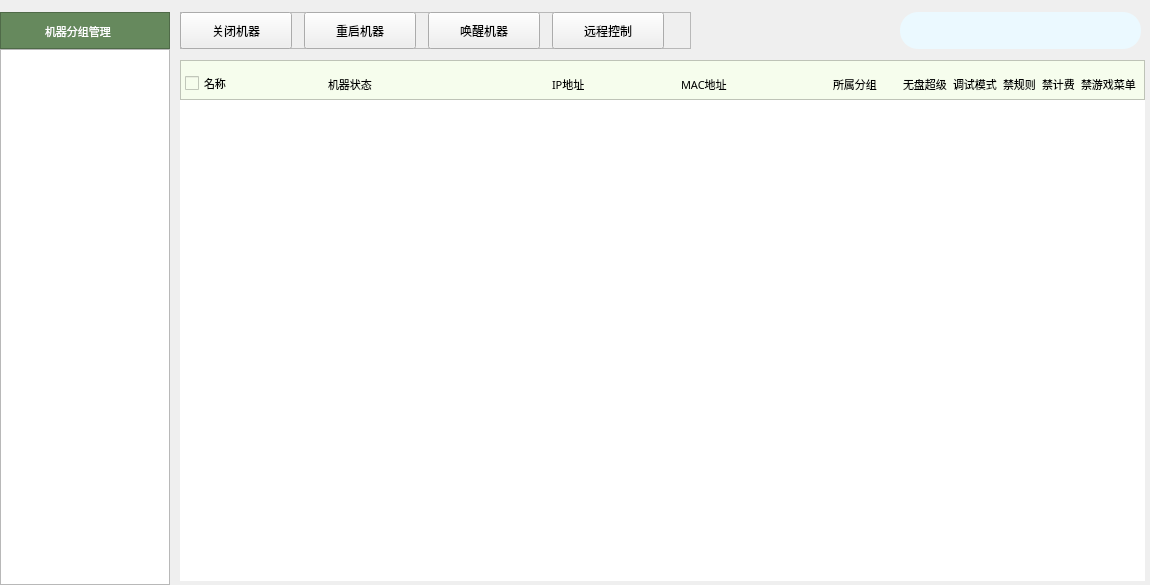
<?xml version="1.0" encoding="UTF-8"?>
<ui version="4.0">
 <class>AgentManWidget</class>
 <widget class="QWidget" name="AgentManWidget">
  <property name="geometry">
   <rect>
    <x>0</x>
    <y>0</y>
    <width>1150</width>
    <height>585</height>
   </rect>
  </property>
  <property name="windowTitle">
   <string>Form</string>
  </property>
  <widget class="QListWidget" name="customListWidget">
   <property name="geometry">
    <rect>
     <x>180</x>
     <y>100</y>
     <width>965</width>
     <height>481</height>
    </rect>
   </property>
   <property name="styleSheet">
    <string notr="true">border: none;</string>
   </property>
  </widget>
  <widget class="QListWidget" name="groupListWidget">
   <property name="geometry">
    <rect>
     <x>0</x>
     <y>49</y>
     <width>170</width>
     <height>536</height>
    </rect>
   </property>
   <property name="styleSheet">
    <string notr="true"/>
   </property>
  </widget>
  <widget class="QFrame" name="groupTitleFrame">
   <property name="geometry">
    <rect>
     <x>0</x>
     <y>12</y>
     <width>170</width>
     <height>37</height>
    </rect>
   </property>
   <property name="styleSheet">
    <string notr="true">background-color: #66895D;</string>
   </property>
   <property name="frameShape">
    <enum>QFrame::StyledPanel</enum>
   </property>
   <property name="frameShadow">
    <enum>QFrame::Raised</enum>
   </property>
   <widget class="QLabel" name="label">
    <property name="geometry">
     <rect>
      <x>45</x>
      <y>9</y>
      <width>101</width>
      <height>21</height>
     </rect>
    </property>
    <property name="font">
     <font>
      <family>Microsoft YaHei</family>
      <pointsize>8</pointsize>
     </font>
    </property>
    <property name="styleSheet">
     <string notr="true">color: white;</string>
    </property>
    <property name="text">
     <string>机器分组管理</string>
    </property>
   </widget>
   <widget class="QLabel" name="label_2">
    <property name="geometry">
     <rect>
      <x>20</x>
      <y>10</y>
      <width>19</width>
      <height>19</height>
     </rect>
    </property>
    <property name="text">
     <string/>
    </property>
    <property name="pixmap">
     <pixmap resource="../image.qrc">:/res/image/agentMan/group_icon.png</pixmap>
    </property>
   </widget>
  </widget>
  <widget class="QFrame" name="toolbarFrame">
   <property name="geometry">
    <rect>
     <x>180</x>
     <y>12</y>
     <width>511</width>
     <height>37</height>
    </rect>
   </property>
   <property name="frameShape">
    <enum>QFrame::StyledPanel</enum>
   </property>
   <property name="frameShadow">
    <enum>QFrame::Raised</enum>
   </property>
   <widget class="QPushButton" name="pushButton">
    <property name="geometry">
     <rect>
      <x>0</x>
      <y>0</y>
      <width>112</width>
      <height>37</height>
     </rect>
    </property>
    <property name="font">
     <font>
      <family>Microsoft YaHei</family>
     </font>
    </property>
    <property name="styleSheet">
     <string notr="true"/>
    </property>
    <property name="text">
     <string>关闭机器</string>
    </property>
   </widget>
   <widget class="QPushButton" name="pushButton_2">
    <property name="geometry">
     <rect>
      <x>124</x>
      <y>0</y>
      <width>112</width>
      <height>37</height>
     </rect>
    </property>
    <property name="font">
     <font>
      <family>Microsoft YaHei</family>
     </font>
    </property>
    <property name="styleSheet">
     <string notr="true"/>
    </property>
    <property name="text">
     <string>重启机器</string>
    </property>
   </widget>
   <widget class="QPushButton" name="pushButton_3">
    <property name="geometry">
     <rect>
      <x>248</x>
      <y>0</y>
      <width>112</width>
      <height>37</height>
     </rect>
    </property>
    <property name="font">
     <font>
      <family>Microsoft YaHei</family>
     </font>
    </property>
    <property name="styleSheet">
     <string notr="true"/>
    </property>
    <property name="text">
     <string>唤醒机器</string>
    </property>
   </widget>
   <widget class="QPushButton" name="pushButton_4">
    <property name="geometry">
     <rect>
      <x>372</x>
      <y>0</y>
      <width>112</width>
      <height>37</height>
     </rect>
    </property>
    <property name="font">
     <font>
      <family>Microsoft YaHei</family>
     </font>
    </property>
    <property name="styleSheet">
     <string notr="true"/>
    </property>
    <property name="text">
     <string>远程控制</string>
    </property>
   </widget>
  </widget>
  <widget class="QFrame" name="frame">
   <property name="geometry">
    <rect>
     <x>180</x>
     <y>60</y>
     <width>965</width>
     <height>40</height>
    </rect>
   </property>
   <property name="styleSheet">
    <string notr="true">background-color: #F6FDED;</string>
   </property>
   <property name="frameShape">
    <enum>QFrame::StyledPanel</enum>
   </property>
   <property name="frameShadow">
    <enum>QFrame::Raised</enum>
   </property>
   <widget class="QWidget" name="layoutWidget">
    <property name="geometry">
     <rect>
      <x>5</x>
      <y>10</y>
      <width>951</width>
      <height>28</height>
     </rect>
    </property>
    <layout class="QHBoxLayout" name="horizontalLayout">
     <item>
      <widget class="QCheckBox" name="checkBox">
       <property name="font">
        <font>
         <family>Microsoft YaHei</family>
         <pointsize>8</pointsize>
         <weight>50</weight>
         <bold>false</bold>
        </font>
       </property>
       <property name="text">
        <string>名称</string>
       </property>
      </widget>
     </item>
     <item>
      <spacer name="horizontalSpacer1">
       <property name="width" stdset="0">
        <number>90</number>
       </property>
       <property name="orientation">
        <enum>Qt::Horizontal</enum>
       </property>
       <property name="sizeType">
        <enum>QSizePolicy::Fixed</enum>
       </property>
       <property name="sizeHint" stdset="0">
        <size>
         <width>90</width>
         <height>0</height>
        </size>
       </property>
      </spacer>
     </item>
     <item>
      <widget class="QLabel" name="label_3">
       <property name="font">
        <font>
         <family>Microsoft YaHei</family>
         <pointsize>8</pointsize>
         <weight>50</weight>
         <bold>false</bold>
        </font>
       </property>
       <property name="text">
        <string>机器状态</string>
       </property>
      </widget>
     </item>
     <item>
      <spacer name="horizontalSpacer2">
       <property name="width" stdset="0">
        <number>117</number>
       </property>
       <property name="orientation">
        <enum>Qt::Horizontal</enum>
       </property>
       <property name="sizeType">
        <enum>QSizePolicy::Expanding</enum>
       </property>
       <property name="sizeHint" stdset="0">
        <size>
         <width>0</width>
         <height>0</height>
        </size>
       </property>
      </spacer>
     </item>
     <item>
      <widget class="QLabel" name="label_4">
       <property name="font">
        <font>
         <family>Microsoft YaHei</family>
         <pointsize>8</pointsize>
         <weight>50</weight>
         <bold>false</bold>
        </font>
       </property>
       <property name="text">
        <string>IP地址</string>
       </property>
      </widget>
     </item>
     <item>
      <spacer name="horizontalSpacer3">
       <property name="width" stdset="0">
        <number>90</number>
       </property>
       <property name="orientation">
        <enum>Qt::Horizontal</enum>
       </property>
       <property name="sizeType">
        <enum>QSizePolicy::Fixed</enum>
       </property>
       <property name="sizeHint" stdset="0">
        <size>
         <width>90</width>
         <height>0</height>
        </size>
       </property>
      </spacer>
     </item>
     <item>
      <widget class="QLabel" name="label_5">
       <property name="font">
        <font>
         <family>Microsoft YaHei</family>
         <pointsize>8</pointsize>
         <weight>50</weight>
         <bold>false</bold>
        </font>
       </property>
       <property name="text">
        <string>MAC地址</string>
       </property>
      </widget>
     </item>
     <item>
      <spacer name="horizontalSpacer4">
       <property name="width" stdset="0">
        <number>100</number>
       </property>
       <property name="orientation">
        <enum>Qt::Horizontal</enum>
       </property>
       <property name="sizeType">
        <enum>QSizePolicy::Fixed</enum>
       </property>
       <property name="sizeHint" stdset="0">
        <size>
         <width>100</width>
         <height>0</height>
        </size>
       </property>
      </spacer>
     </item>
     <item>
      <widget class="QLabel" name="label_6">
       <property name="font">
        <font>
         <family>Microsoft YaHei</family>
         <pointsize>8</pointsize>
         <weight>50</weight>
         <bold>false</bold>
        </font>
       </property>
       <property name="text">
        <string>所属分组</string>
       </property>
      </widget>
     </item>
     <item>
      <spacer name="horizontalSpacer5">
       <property name="width" stdset="0">
        <number>20</number>
       </property>
       <property name="orientation">
        <enum>Qt::Horizontal</enum>
       </property>
       <property name="sizeType">
        <enum>QSizePolicy::Fixed</enum>
       </property>
       <property name="sizeHint" stdset="0">
        <size>
         <width>20</width>
         <height>0</height>
        </size>
       </property>
      </spacer>
     </item>
     <item>
      <widget class="QLabel" name="label_7">
       <property name="font">
        <font>
         <family>Microsoft YaHei</family>
         <pointsize>8</pointsize>
         <weight>50</weight>
         <bold>false</bold>
        </font>
       </property>
       <property name="text">
        <string>无盘超级</string>
       </property>
      </widget>
     </item>
     <item>
      <spacer name="horizontalSpacer6">
       <property name="width" stdset="0">
        <number>0</number>
       </property>
       <property name="orientation">
        <enum>Qt::Horizontal</enum>
       </property>
       <property name="sizeType">
        <enum>QSizePolicy::Fixed</enum>
       </property>
       <property name="sizeHint" stdset="0">
        <size>
         <width>0</width>
         <height>0</height>
        </size>
       </property>
      </spacer>
     </item>
     <item>
      <widget class="QLabel" name="label_8">
       <property name="font">
        <font>
         <family>Microsoft YaHei</family>
         <pointsize>8</pointsize>
         <weight>50</weight>
         <bold>false</bold>
        </font>
       </property>
       <property name="text">
        <string>调试模式</string>
       </property>
      </widget>
     </item>
     <item>
      <spacer name="horizontalSpacer7">
       <property name="width" stdset="0">
        <number>0</number>
       </property>
       <property name="orientation">
        <enum>Qt::Horizontal</enum>
       </property>
       <property name="sizeType">
        <enum>QSizePolicy::Fixed</enum>
       </property>
       <property name="sizeHint" stdset="0">
        <size>
         <width>0</width>
         <height>0</height>
        </size>
       </property>
      </spacer>
     </item>
     <item>
      <widget class="QLabel" name="label_9">
       <property name="font">
        <font>
         <family>Microsoft YaHei</family>
         <pointsize>8</pointsize>
         <weight>50</weight>
         <bold>false</bold>
        </font>
       </property>
       <property name="text">
        <string>禁规则</string>
       </property>
      </widget>
     </item>
     <item>
      <spacer name="horizontalSpacer8">
       <property name="width" stdset="0">
        <number>0</number>
       </property>
       <property name="orientation">
        <enum>Qt::Horizontal</enum>
       </property>
       <property name="sizeType">
        <enum>QSizePolicy::Fixed</enum>
       </property>
       <property name="sizeHint" stdset="0">
        <size>
         <width>0</width>
         <height>0</height>
        </size>
       </property>
      </spacer>
     </item>
     <item>
      <widget class="QLabel" name="label_10">
       <property name="font">
        <font>
         <family>Microsoft YaHei</family>
         <pointsize>8</pointsize>
         <weight>50</weight>
         <bold>false</bold>
        </font>
       </property>
       <property name="text">
        <string>禁计费</string>
       </property>
      </widget>
     </item>
     <item>
      <spacer name="horizontalSpacer9">
       <property name="width" stdset="0">
        <number>0</number>
       </property>
       <property name="orientation">
        <enum>Qt::Horizontal</enum>
       </property>
       <property name="sizeType">
        <enum>QSizePolicy::Fixed</enum>
       </property>
       <property name="sizeHint" stdset="0">
        <size>
         <width>0</width>
         <height>0</height>
        </size>
       </property>
      </spacer>
     </item>
     <item>
      <widget class="QLabel" name="label_11">
       <property name="font">
        <font>
         <family>Microsoft YaHei</family>
         <pointsize>8</pointsize>
         <weight>50</weight>
         <bold>false</bold>
        </font>
       </property>
       <property name="text">
        <string>禁游戏菜单</string>
       </property>
      </widget>
     </item>
    </layout>
   </widget>
  </widget>
  <widget class="QFrame" name="SearchFrame">
   <property name="geometry">
    <rect>
     <x>900</x>
     <y>12</y>
     <width>241</width>
     <height>37</height>
    </rect>
   </property>
   <property name="styleSheet">
    <string notr="true">background-color: #EBF9FF;
border-radius: 18px;
</string>
   </property>
   <property name="frameShape">
    <enum>QFrame::StyledPanel</enum>
   </property>
   <property name="frameShadow">
    <enum>QFrame::Raised</enum>
   </property>
   <widget class="QLineEdit" name="researchLineEdit">
    <property name="geometry">
     <rect>
      <x>20</x>
      <y>5</y>
      <width>181</width>
      <height>27</height>
     </rect>
    </property>
   </widget>
   <widget class="QPushButton" name="researchPushButton">
    <property name="geometry">
     <rect>
      <x>192</x>
      <y>10</y>
      <width>31</width>
      <height>20</height>
     </rect>
    </property>
    <property name="text">
     <string/>
    </property>
   </widget>
  </widget>
 </widget>
 <resources>
  <include location="../image.qrc"/>
 </resources>
 <connections/>
</ui>
